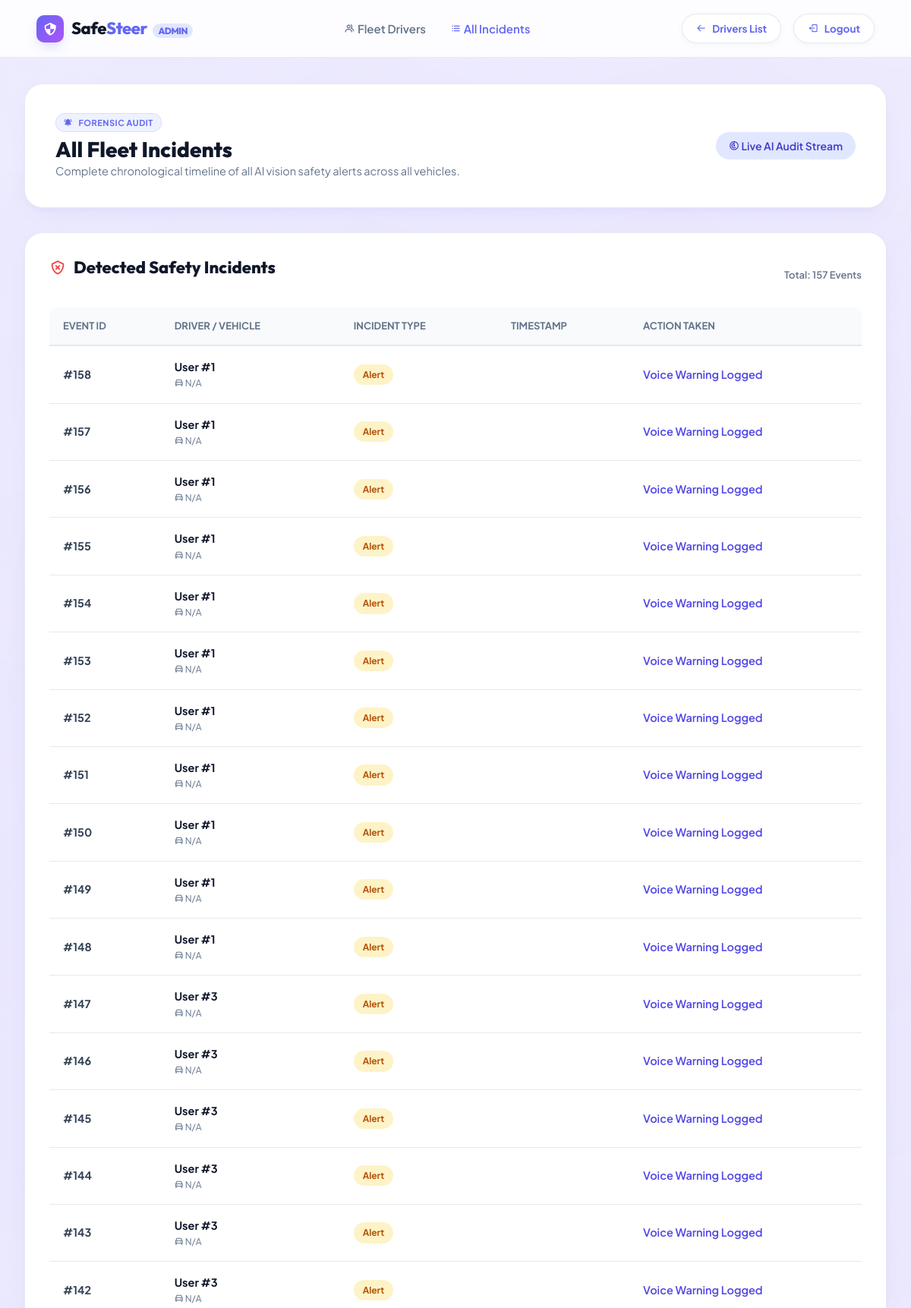
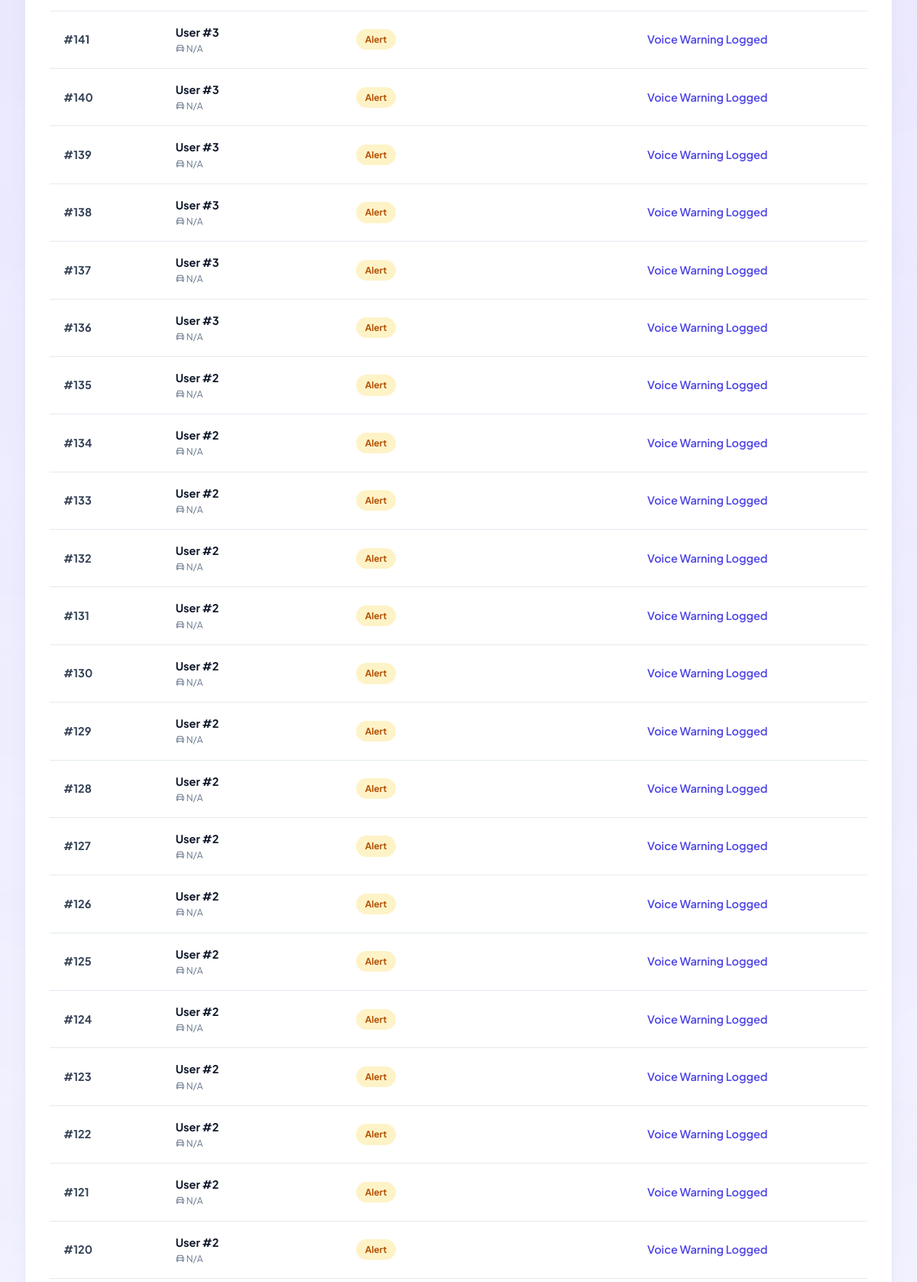
The app's page /admin/incidents (signed in, upper part) with its own data (2 pictures, top to bottom).
### tables this page shows
CREATE TABLE "incidents" (
                id INTEGER PRIMARY KEY AUTOINCREMENT,
                user_id INTEGER NOT NULL,
                type TEXT NOT NULL,
                timestamp TIMESTAMP DEFAULT CURRENT_TIMESTAMP,
                FOREIGN KEY(user_id) REFERENCES users(id)
            );

### app.py (the view)
@app.route("/admin/incidents")
def admin_incidents():
    if session.get("role") != "admin":
        return redirect(url_for("index"))
    conn = get_conn()
    cur = conn.cursor()
    cur.execute(
        "SELECT incidents.*, users.username, users.vehicle_no "
        "FROM incidents JOIN users ON incidents.user_id = users.id "
        "ORDER BY timestamp DESC"
    )
    incidents = cur.fetchall()
    conn.close()
    return render_template("admin_incidents.html", incidents=incidents)

### db.py (called while the page is built)
def get_conn():
    conn = sqlite3.connect(DB_PATH)
    conn.row_factory = sqlite3.Row
    return conn

### templates/admin_incidents.html (shortened to what this page needs)
<!DOCTYPE html>
<html lang="en">
<head>
  <link href="https://unpkg.com/boxicons@2.1.4/css/boxicons.min.css" rel="stylesheet"/>
  <link rel="stylesheet" href="{{ url_for('static', filename='style.css') }}">
</head>
<body style="background-color: #f8faff;">
  <header class="site-header">
    <a href="{{ url_for('admin_dashboard') }}" class="brand-logo">
      <div class="logo-icon"><i class='bx bx-shield-quarter'></i></div>
      <span>Safe<span>Steer</span> <span style="font-size:12px; font-weight:800; padding:2px 7px; background:#e0e7ff; color:#6366f1; border-radius:999px; margin-left:4px;">ADMIN</span></span>
    </a>
    <nav class="nav-links" id="navLinks">
      <a href="{{ url_for('admin_dashboard') }}"><i class='bx bx-group'></i> Fleet Drivers</a>
      <a href="{{ url_for('admin_incidents') }}" class="active"><i class='bx bx-list-ul'></i> All Incidents</a>
    </nav>
    <div class="header-actions">
      <a href="{{ url_for('admin_dashboard') }}" class="btn-pill secondary" style="padding: 8px 18px; font-size: 13.5px;">
        <i class='bx bx-arrow-back'></i> Drivers List
      </a>
      <a href="{{ url_for('logout') }}" class="btn-pill secondary" style="padding: 8px 18px; font-size: 13.5px;">
        <i class='bx bx-log-out'></i> Logout
      </a>
    </div>
  </header>
  <main class="dashboard-container">
    <div class="dashboard-hero-card">
      <div>
        <div class="pill-badge" style="margin-bottom:6px; font-size:11px; padding:3px 10px;">
          <i class='bx bxs-bell-ring'></i> FORENSIC AUDIT
        </div>
        <h2 style="font-size: 28px;">All Fleet Incidents</h2>
        <p style="color:var(--text-muted); font-size:14.5px;">Complete chronological timeline of all AI vision safety alerts across all vehicles.</p>
      </div>
      <div>
        <span class="tag-chip" style="font-size: 14px; padding: 8px 16px; background:#e0e7ff; color:#4338ca;">
          <i class='bx bx-radar'></i> Live AI Audit Stream
        </span>
      </div>
    </div>
    <div class="table-card">
      <div style="display:flex; justify-content:space-between; align-items:center; margin-bottom: 20px;">
        <h3><i class='bx bx-shield-x' style="color:#ef4444;"></i> Detected Safety Incidents</h3>
        <span style="font-size:13px; color:var(--text-muted); font-weight:600;">Total: {{ incidents|length }} Events</span>
      </div>
      {% if incidents %}
      <div class="table-responsive">
        <table class="styled-table">
          <thead>
            <tr>
              <th>Event ID</th>
              <th>Driver / Vehicle</th>
              <th>Incident Type</th>
              <th>Timestamp</th>
              <th>Action Taken</th>
            </tr>
          </thead>
          <tbody>
            {% for inc in incidents %}
            <tr>
              <td style="font-weight: 700;">#{{ inc['id'] }}</td>
              <td>
                <div style="font-weight:700; color:var(--text-main);">
                  {{ inc['username'] if 'username' in inc else ('User #' ~ inc['user_id']) }}
                </div>
                <div style="font-size:12px; color:var(--text-muted);">
                  <i class='bx bx-car'></i> {{ inc['vehicle_no'] if 'vehicle_no' in inc else 'N/A' }}
                </div>
              </td>
              <td>
                {% set itype = inc['type'] if 'type' in inc else (inc['incident_type'] if 'incident_type' in inc else 'Alert') %}
                {% if 'Drowsiness' in itype %}
                  <span class="status-badge warning"><i class='bx bx-error-circle'></i> {{ itype }}</span>
                {% elif 'Phone' in itype %}
                  <span class="status-badge danger"><i class='bx bx-mobile-vibration'></i> {{ itype }}</span>
                {% elif 'Unresponsive' in itype %}
                  <span class="status-badge danger" style="background:#fee2e2; color:#b91c1c;"><i class='bx bx-alarm-exclamation'></i> {{ itype }}</span>
                {% else %}
                  <span class="status-badge warning">{{ itype }}</span>
                {% endif %}
              </td>
              <td style="color:var(--text-muted); white-space: nowrap;">
              </td>
              <td>
                {% if 'Unresponsive' in itype %}
                  <span style="color:#b91c1c; font-weight:700;">Siren & Rescue Team Triggered</span>
                {% else %}
                  <span style="color:#4f46e5; font-weight:600;">Voice Warning Logged</span>
                {% endif %}
              </td>
            </tr>
            {% endfor %}
          </tbody>
        </table>
      </div>
      {% endif %}
    </div>
  </main>
</body>
</html>

### records on screen
incidents: id "158", user "User #1", inc "N/A", itype "Alert", shows "Voice Warning Logged"
incidents: id "157", user "User #1", inc "N/A", itype "Alert", shows "Voice Warning Logged"
incidents: id "156", user "User #1", inc "N/A", itype "Alert", shows "Voice Warning Logged"
incidents: id "155", user "User #1", inc "N/A", itype "Alert", shows "Voice Warning Logged"
incidents: id "154", user "User #1", inc "N/A", itype "Alert", shows "Voice Warning Logged"
incidents: id "153", user "User #1", inc "N/A", itype "Alert", shows "Voice Warning Logged"
incidents: id "152", user "User #1", inc "N/A", itype "Alert", shows "Voice Warning Logged"
incidents: id "151", user "User #1", inc "N/A", itype "Alert", shows "Voice Warning Logged"
incidents: id "150", user "User #1", inc "N/A", itype "Alert", shows "Voice Warning Logged"
incidents: id "149", user "User #1", inc "N/A", itype "Alert", shows "Voice Warning Logged"
incidents: id "148", user "User #1", inc "N/A", itype "Alert", shows "Voice Warning Logged"
incidents: id "147", user "User #3", inc "N/A", itype "Alert", shows "Voice Warning Logged"
incidents: id "146", user "User #3", inc "N/A", itype "Alert", shows "Voice Warning Logged"
incidents: id "145", user "User #3", inc "N/A", itype "Alert", shows "Voice Warning Logged"
incidents: id "144", user "User #3", inc "N/A", itype "Alert", shows "Voice Warning Logged"
incidents: id "143", user "User #3", inc "N/A", itype "Alert", shows "Voice Warning Logged"
incidents: id "142", user "User #3", inc "N/A", itype "Alert", shows "Voice Warning Logged"
incidents: id "141", user "User #3", inc "N/A", itype "Alert", shows "Voice Warning Logged"
incidents: id "140", user "User #3", inc "N/A", itype "Alert", shows "Voice Warning Logged"
incidents: id "139", user "User #3", inc "N/A", itype "Alert", shows "Voice Warning Logged"
incidents: id "138", user "User #3", inc "N/A", itype "Alert", shows "Voice Warning Logged"
incidents: id "137", user "User #3", inc "N/A", itype "Alert", shows "Voice Warning Logged"
incidents: id "136", user "User #3", inc "N/A", itype "Alert", shows "Voice Warning Logged"
incidents: id "135", user "User #2", inc "N/A", itype "Alert", shows "Voice Warning Logged"
incidents: id "134", user "User #2", inc "N/A", itype "Alert", shows "Voice Warning Logged"
incidents: id "133", user "User #2", inc "N/A", itype "Alert", shows "Voice Warning Logged"
incidents: id "132", user "User #2", inc "N/A", itype "Alert", shows "Voice Warning Logged"
incidents: id "131", user "User #2", inc "N/A", itype "Alert", shows "Voice Warning Logged"
incidents: id "130", user "User #2", inc "N/A", itype "Alert", shows "Voice Warning Logged"
incidents: id "129", user "User #2", inc "N/A", itype "Alert", shows "Voice Warning Logged"
incidents: id "128", user "User #2", inc "N/A", itype "Alert", shows "Voice Warning Logged"
incidents: id "127", user "User #2", inc "N/A", itype "Alert", shows "Voice Warning Logged"
incidents: id "126", user "User #2", inc "N/A", itype "Alert", shows "Voice Warning Logged"
incidents: id "125", user "User #2", inc "N/A", itype "Alert", shows "Voice Warning Logged"
incidents: id "124", user "User #2", inc "N/A", itype "Alert", shows "Voice Warning Logged"
incidents: id "123", user "User #2", inc "N/A", itype "Alert", shows "Voice Warning Logged"
incidents: id "122", user "User #2", inc "N/A", itype "Alert", shows "Voice Warning Logged"
incidents: id "121", user "User #2", inc "N/A", itype "Alert", shows "Voice Warning Logged"
incidents: id "120", user "User #2", inc "N/A", itype "Alert", shows "Voice Warning Logged"

### other values on screen
{{ incidents|length }} "157"
